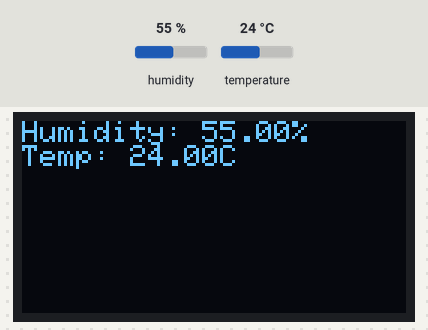
This sketch was run on a simulated Arduino Uno, built with avr-gcc and run on an emulated ATmega328P. On the bench: 128×64 one-colour display. The inputs (shaded band) are chosen by the test bench; at power-on: humidity 55 %, temperature 24 °C. The display library's start-up logo is not drawn.

Above: at 3.2 s.
3.3 s: humidity set to 22 %
At 5.4 s:
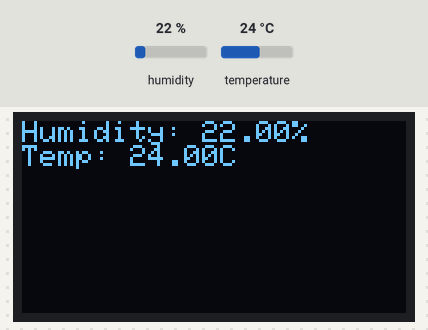
6.0 s: temperature set to 12 °C
At 6.5 s:
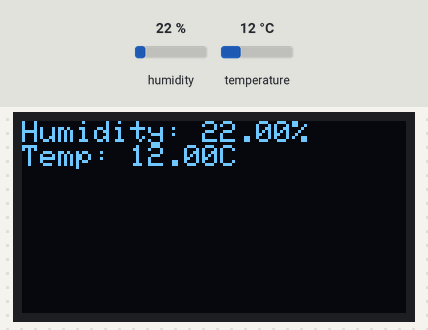
8.7 s: humidity set to 40 %
At 11.1 s:
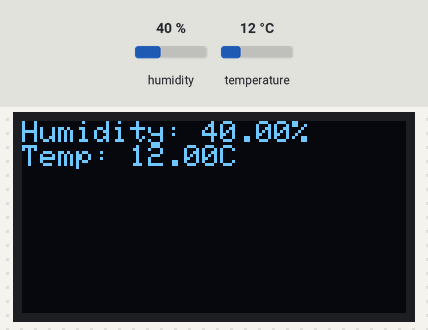
11.8 s: temperature set to 19 °C
Timing chart, 0 to 14.8 s (numbered marks = the images above; inputs shaded):
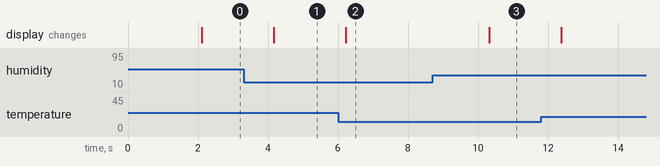

The sketch:

real_time_monitoring_oled.ino
```cpp
#include <Wire.h>
#include <Adafruit_SSD1306.h>
#include <DHT.h>

#define SCREEN_WIDTH 128
#define SCREEN_HEIGHT 64
#define OLED_RESET -1
Adafruit_SSD1306 display(SCREEN_WIDTH, SCREEN_HEIGHT, &Wire, OLED_RESET);

#define DHTPIN 2      // Pin connected to the DHT sensor
#define DHTTYPE DHT11 // DHT 11 sensor
DHT dht(DHTPIN, DHTTYPE);

void setup() {
  if(!display.begin(SSD1306_SWITCHCAPVCC, 0x3C)) {
    Serial.println(F("SSD1306 allocation failed"));
    for(;;);
  }
  display.display();
  delay(2000);  // Pause for 2 seconds

  display.clearDisplay();
  display.setTextSize(1);
  display.setTextColor(SSD1306_WHITE);
  display.setCursor(0,0);

  dht.begin();
}

void loop() {
  float h = dht.readHumidity();
  float t = dht.readTemperature();

  if (isnan(h) || isnan(t)) {
    Serial.println(F("Failed to read from DHT sensor!"));
    return;
  }

  display.clearDisplay();
  display.setCursor(0, 0);
  display.print(F("Humidity: "));
  display.print(h);
  display.println(F("%"));

  display.print(F("Temp: "));
  display.print(t);
  display.println(F("C"));

  display.display();
  delay(2000);
}
```

Measured:
- after the input at 3.3 s, the display: changes after 0.86 s (image 1)
- after the input at 6.0 s, the display: changes after 0.22 s (image 2)
- after the input at 8.7 s, the display: changes after 1.6 s (image 3)
